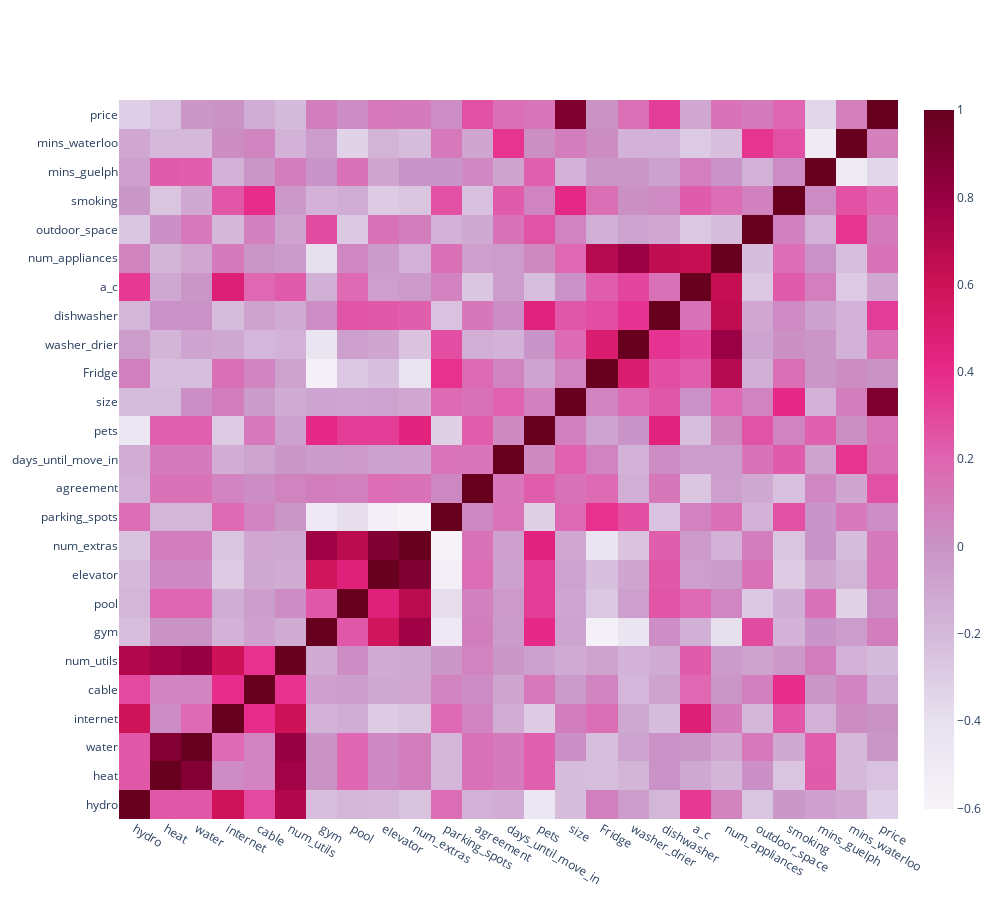

Source (notebook cell):
### Code cell
import matplotlib.pyplot as plt 

layout1 = cf.Layout(
    height=900,
    width=1000
)
df.corr().iplot(kind='heatmap',
                colorscale="PuRd",
                title="Feature Correlation Matrix",
               layout=layout1)

### Figure 1 — Plotly figure (JSON) as saved in the notebook; plotly's stock layout.template omitted (floating-point values rounded to 4 significant figures; data arrays with more than 128 entries replaced by an {"elided": "..."} marker saying what was removed)
{"data": [{"colorscale": [[0, "rgb(247,244,249)"], [0.125, "rgb(231,225,239)"], [0.25, "rgb(212,185,218)"], [0.375, "rgb(201,148,199)"], [0.5, "rgb(223,101,176)"], [0.625, "rgb(231,41,138)"], [0.75, "rgb(206,18,86)"], [0.875, "rgb(152,0,67)"], [1, "rgb(103,0,31)"]], "type": "heatmap", "x": ["hydro", "heat", "water", "internet", "cable", "num_utils", "gym", "pool", "elevator", "num_extras", "parking_spots", "agreement", "days_until_move_in", "pets", "size", "Fridge", "washer_drier", "dishwasher", "a_c", "num_appliances", "outdoor_space", "smoking", "mins_guelph", "mins_waterloo", "price"], "y": ["hydro", "heat", "water", "internet", "cable", "num_utils", "gym", "pool", "elevator", "num_extras", "parking_spots", "agreement", "days_until_move_in", "pets", "size", "Fridge", "washer_drier", "dishwasher", "a_c", "num_appliances", "outdoor_space", "smoking", "mins_guelph", "mins_waterloo", "price"], "z": {"elided": "25x25 float values"}, "zmax": 1, "zmin": -0.6012}], "layout": {"height": 900, "width": 1000}}
